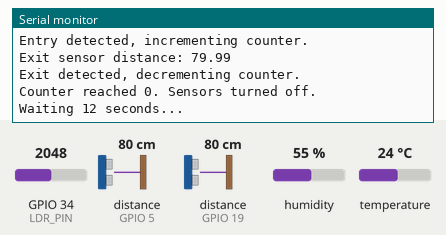
This sketch was run on a simulated ESP32. Parts: the last lines printed to the serial monitor. Wiring (inferred from the names in the program): 2 × ultrasonic range finder: trigger GPIO 4, echo GPIO 5 / trigger GPIO 18, echo GPIO 19. The inputs (shaded band) are chosen by the test bench; at power-on: distance to the obstacle (sensors on GPIO 19, GPIO 5) 80 cm, humidity 55 %, GPIO 34 (LDR_PIN) = 2048, temperature 24 °C. The echo pulse lasts 58.3 µs per cm; WiFi joins after 1.5 s; servers stay silent unless stated; no MQTT or app messages arrive unless stated.

Above: at 2.7 s.
2.8 s: distance to the obstacle (sensor on GPIO 19) set to 120 cm
At 14.7 s:
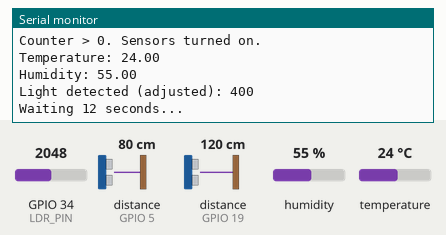
15.1 s: distance to the obstacle (sensor on GPIO 5) set to 2 cm
24.1 s: humidity set to 22 %
At 26.4 s:
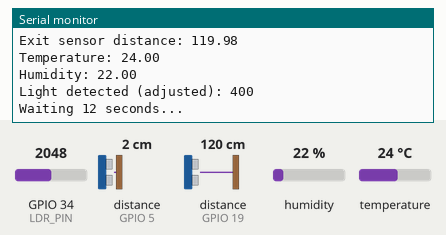
33.1 s: GPIO 34 (LDR_PIN) set to 2866
At 38.1 s:
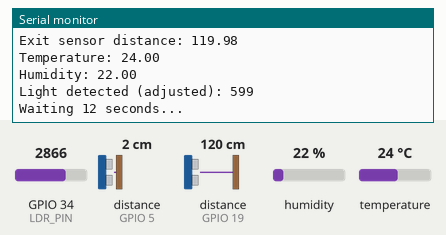

The sketch:

visualizacion_tiempo_real.ino
```cpp
/**************
 * Include Libraries
 **************/
#include <WiFi.h>
#include <PubSubClient.h>
#include "DHT.h"

/**************
 * Define Constants
 **************/
#define WIFISSID "Luis's iPhone" // WIFI SSID
#define PASSWORD "BobMataPlagas" // WIFI Password
#define TOKEN "BBUS-TOMKNN3Ct9luzwVCdhALukvf9wHQyD" // Ubidots TOKEN
#define MQTT_CLIENT_NAME "proyecto-iot" // Unique MQTT client name
#define VARIABLE_LABEL_temp "temperatura"
#define VARIABLE_LABEL_hum "humedad"
#define VARIABLE_LABEL_dist_in "distancia_entrada"
#define VARIABLE_LABEL_dist_out "distancia_salida"
#define VARIABLE_LABEL_ldr "luz"
#define VARIABLE_LABEL_count "contador"
#define DEVICE_LABEL "proyecto-iotO2024"

#define pin1 15 // DHT11 pin
DHT dht1(pin1, DHT11);

// Ultrasonic sensor 1 (entry)
#define TRIG_PIN_1 4
#define ECHO_PIN_1 5

// Ultrasonic sensor 2 (exit)
#define TRIG_PIN_2 18
#define ECHO_PIN_2 19

#define LDR_PIN 34 // LDR sensor pin

char mqttBroker[] = "industrial.api.ubidots.com";
char payload[200];
char topic[150];

// Global variables
WiFiClient ubidots;
PubSubClient client(ubidots);
int counter = 0;
bool sensorsActive = true;

/**************
 * Auxiliary Functions
 **************/
void callback(char* topic, byte* payload, unsigned int length) {
  char p[length + 1];
  memcpy(p, payload, length);
  p[length] = NULL;
  String message(p);
  Serial.write(payload, length);
  Serial.println(topic);
}

void reconnect() {
  while (!client.connected()) {
    Serial.println("Attempting MQTT connection...");
    if (client.connect(MQTT_CLIENT_NAME, TOKEN, "")) {
      Serial.println("Connected");
    } else {
      Serial.print("Failed, rc=");
      Serial.print(client.state());
      Serial.println(" try again in 2 seconds");
      delay(2000);
    }
  }
}

float getDistance(int trigPin, int echoPin) {
  digitalWrite(trigPin, LOW);
  delayMicroseconds(2);
  digitalWrite(trigPin, HIGH);
  delayMicroseconds(10);
  digitalWrite(trigPin, LOW);

  long duration = pulseIn(echoPin, HIGH, 30000); // Timeout: 30 ms
  if (duration == 0) {
    return -1; // Return -1 if no echo is detected
  }

  float distance = (duration * 0.0343) / 2; // Calculate distance in cm
  return distance;
}

int getLDRValue() {
  int ldrValue = analogRead(LDR_PIN);
  ldrValue = map(ldrValue, 0, 4095, 0, 1000); // Map to 0-1000 range
  ldrValue -= 100; // Subtract 100 for adjustment
  if (ldrValue < 0) {
    ldrValue = 0; // Prevent negative values
  }
  return ldrValue;
}

/**************
 * Main Functions
 **************/
void setup() {
  Serial.begin(115200);
  WiFi.begin(WIFISSID, PASSWORD);

  Serial.println();
  Serial.print("Wait for WiFi...");

  while (WiFi.status() != WL_CONNECTED) {
    Serial.print(".");
    delay(500);
  }

  Serial.println("");
  Serial.println("WiFi Connected");
  Serial.println("IP address: ");
  Serial.println(WiFi.localIP());
  client.setServer(mqttBroker, 1883);
  client.setCallback(callback);

  // Sensor initialization
  dht1.begin();
  pinMode(TRIG_PIN_1, OUTPUT);
  pinMode(ECHO_PIN_1, INPUT);
  pinMode(TRIG_PIN_2, OUTPUT);
  pinMode(ECHO_PIN_2, INPUT);
  pinMode(LDR_PIN, INPUT);
}

void loop() {
  if (!client.connected()) {
    reconnect();
  }

  Serial.println("Sensor data:");

  // Ultrasonic sensors
  float distance1 = getDistance(TRIG_PIN_1, ECHO_PIN_1);
  float distance2 = getDistance(TRIG_PIN_2, ECHO_PIN_2);

  if (distance1 > 0 && distance1 < 400) {
    Serial.print("Entry sensor distance: "); Serial.println(distance1);
    if (distance1 < 100) {
      counter++;
      Serial.println("Entry detected, incrementing counter.");
    }
  } else {
    Serial.println("Error reading entry sensor.");
  }

  if (distance2 > 0 && distance2 < 400) {
    Serial.print("Exit sensor distance: "); Serial.println(distance2);
    if (distance2 < 100) {
      counter--;
      Serial.println("Exit detected, decrementing counter.");
    }
  } else {
    Serial.println("Error reading exit sensor.");
  }

  // Counter logic
  if (counter <= 0) {
    counter = 0;
    if (sensorsActive) {
      sensorsActive = false;
      Serial.println("Counter reached 0. Sensors turned off.");
    }
  } else if (!sensorsActive) {
    sensorsActive = true;
    Serial.println("Counter > 0. Sensors turned on.");
  }

  // Sensor readings and publishing if active
  if (sensorsActive) {
    // Temperature and humidity
    float t1 = dht1.readTemperature();
    float h1 = dht1.readHumidity();
    Serial.print("Temperature: "); Serial.println(t1);
    Serial.print("Humidity: "); Serial.println(h1);

    sprintf(topic, "%s%s", "/v1.6/devices/", DEVICE_LABEL);
    sprintf(payload, "{\"%s\": {\"value\": %.2f}, \"%s\": {\"value\": %.2f}}", VARIABLE_LABEL_temp, t1, VARIABLE_LABEL_hum, h1);
    client.publish(topic, payload);

    // LDR sensor
    int ldrValue = getLDRValue();
    Serial.print("Light detected (adjusted): "); Serial.println(ldrValue);

    sprintf(topic, "%s%s", "/v1.6/devices/", DEVICE_LABEL);
    sprintf(payload, "{\"%s\": {\"value\": %d}}", VARIABLE_LABEL_ldr, ldrValue);
    client.publish(topic, payload);
  }

  // Counter publishing
  sprintf(topic, "%s%s", "/v1.6/devices/", DEVICE_LABEL);
  sprintf(payload, "{\"%s\": {\"value\": %d}}", VARIABLE_LABEL_count, counter);
  client.publish(topic, payload);

  client.loop();

  Serial.println("Waiting 12 seconds...");
  delay(12000);
}
```

Measured:
- after the input at 2.8 s, the serial monitor: prints a new line after 10.8 s (image 1)
- after the input at 24.1 s, the serial monitor: prints a new line after 1.6 s (image 2)
- after the input at 33.1 s, the serial monitor: prints a new line after 4.6 s (image 3)
